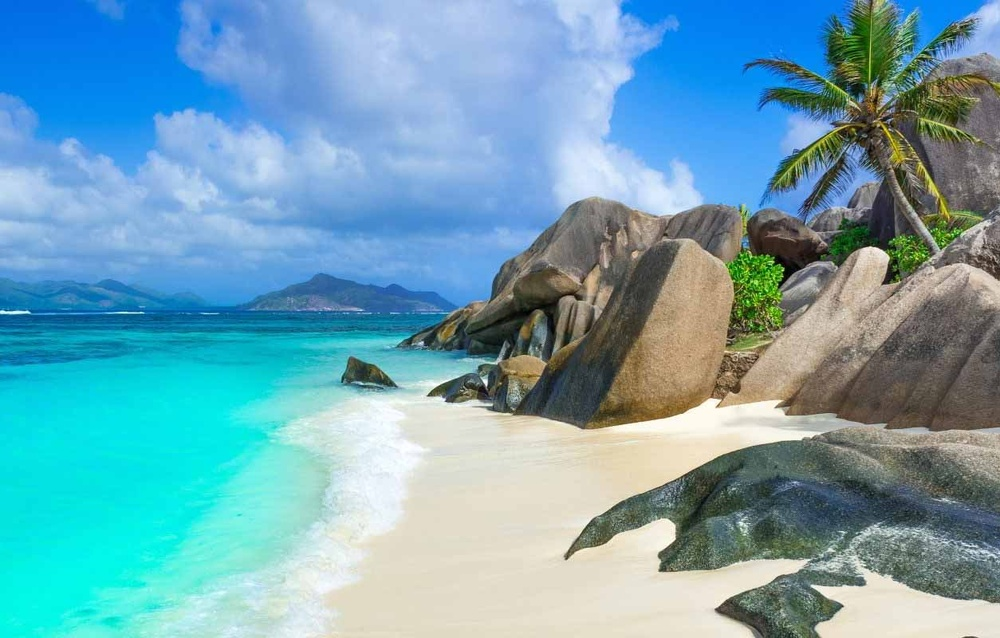
#> input picture Notebooks/images/beach.jpg, 1000 x 638 px, shrunk from 1254 x 800 before the run
$ jupyter execute '2. CV. Splitting Color Channels.ipynb'   (shell and % lines are left out)
#> lines starting #> are read from the running program, lines starting #| are printed output that depends on the picture
# Splitting color channels

A color image consists of multiple channels: a Red, a Green, and a Blue component. We have seen that we can access these components via indexing into NumPy arrays. We will split the colors of a beach image.

### Import resources

[cell 1]
import numpy as np
import matplotlib.pyplot as plt
import cv2

### Read in an image

[cell 2]
# Read and display the image
image = cv2.imread('images/beach.jpg')
#> image is the input picture: shape (638, 1000, 3); mean B, G, R 180.9, 164.5, 112.4
image = cv2.cvtColor(image, cv2.COLOR_BGR2RGB)

plt.imshow(image)

### RGB channels with a 1D map

Visualize the levels of each color channel for a 1d map, i.e, grayscale.

[cell 3]
# Isolate RGB channels

r = image[:,:,0]
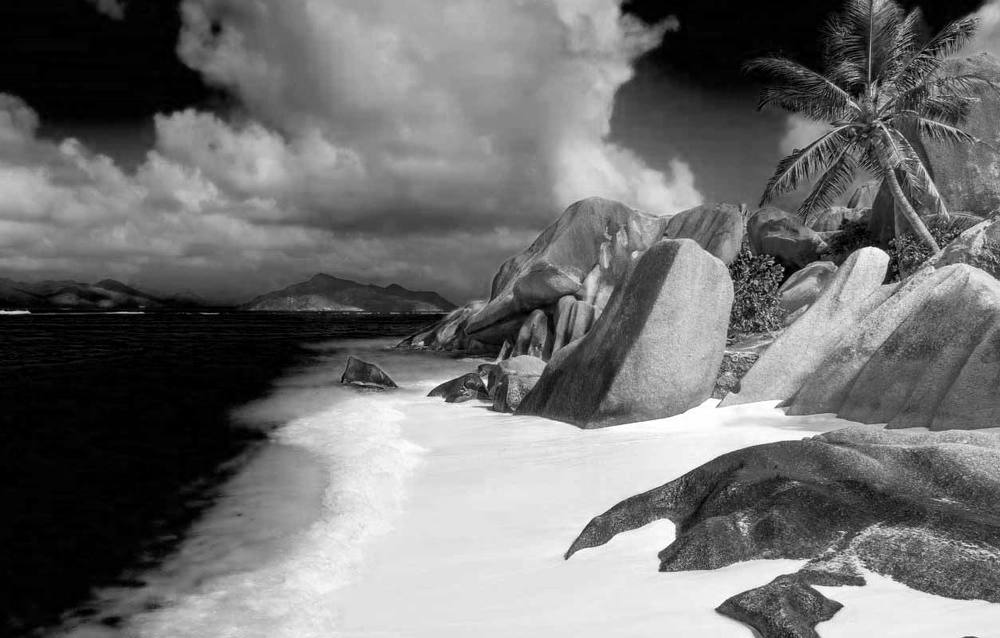
#> r: shape (638, 1000); min 0, max 255, mean 112.4
g = image[:,:,1]
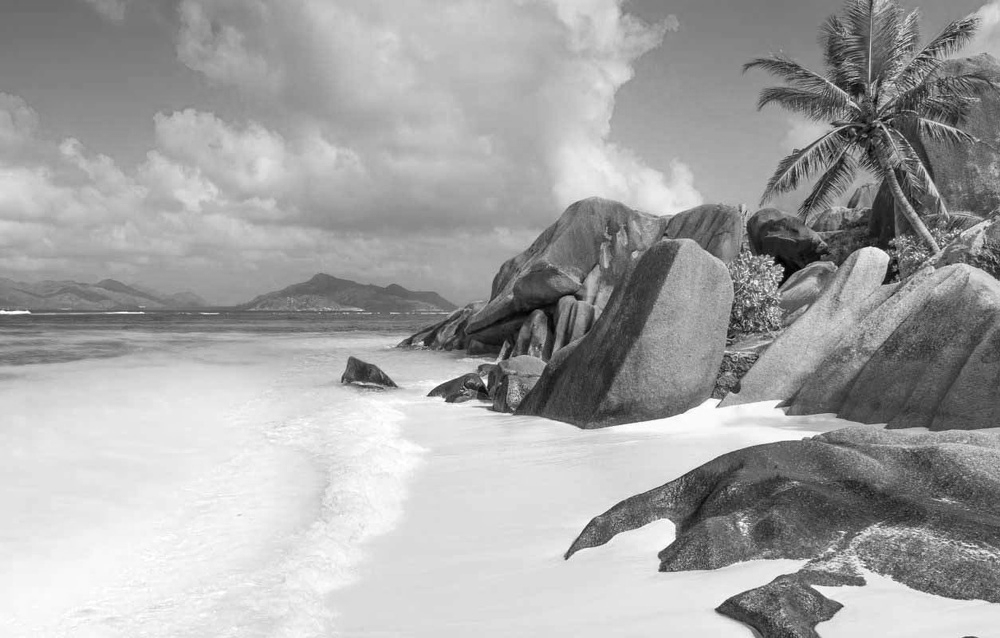
#> g: shape (638, 1000); min 0, max 255, mean 164.5
b = image[:,:,2]
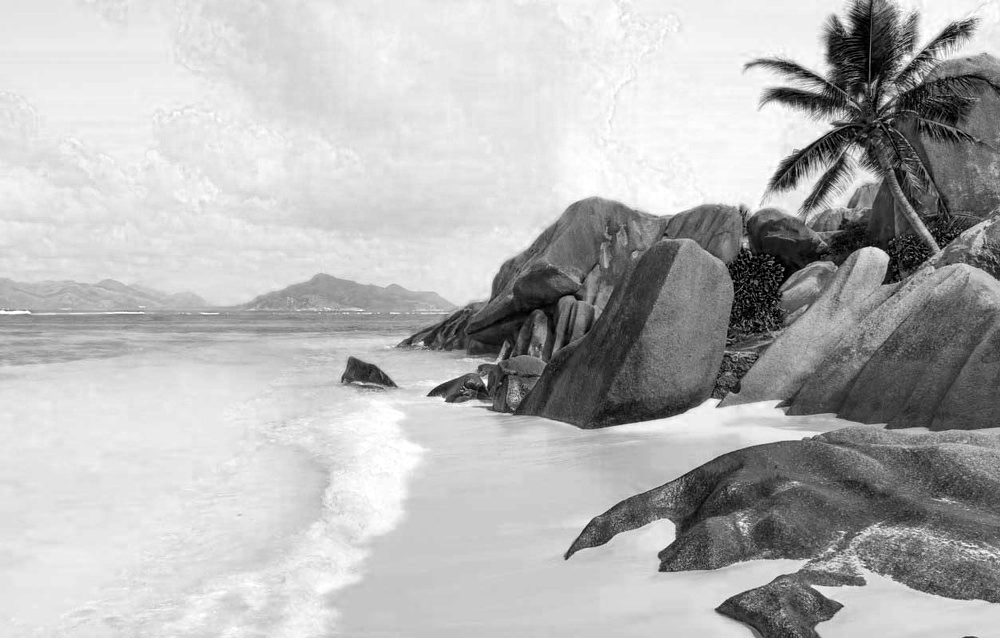
#> b: shape (638, 1000); min 0, max 255, mean 180.9

# Display each color in a grayscale map

f, (ax1, ax2, ax3) = plt.subplots(1, 3, figsize=(20,10))
ax1.set_title('R channel')
ax1.imshow(r, cmap='gray')
ax2.set_title('G channel')
ax2.imshow(g, cmap='gray')
ax3.set_title('B channel')
ax3.imshow(b, cmap='gray')
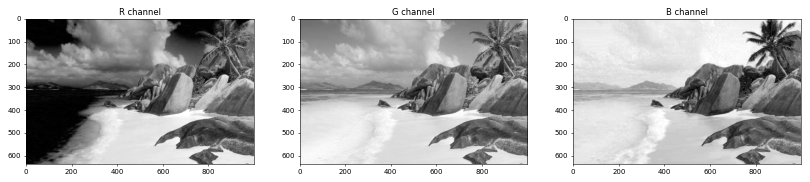
#> figure drawn by matplotlib, 3 panels

### RGB channels with a 3D map

Visualize the levels of each color channel for a 3d map, i.e, only red, green, or blue.

[cell 4]
# Visualize the individual color channels

names = ['R Channel', 'G Channel', 'B Channel']
figure, plots = plt.subplots(1, 3, figsize=(20,10))

for i, subplot, name in zip(range(3), plots, names):
    temp = np.zeros(image.shape, dtype='uint8')
    temp[:,:,i] = image[:,:,i]
    subplot.set_title(name)
    subplot.imshow(temp)
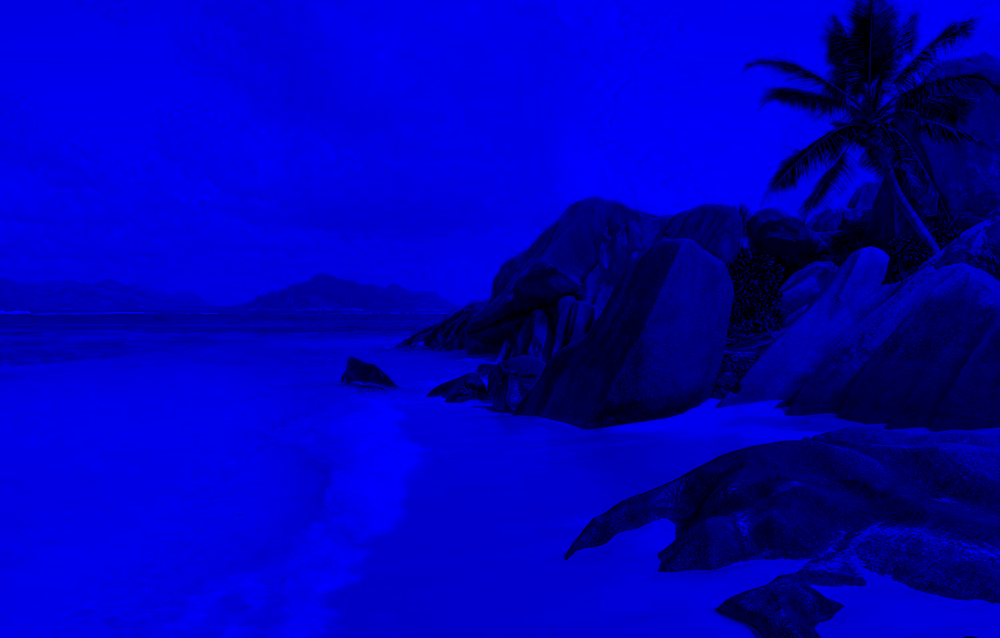
#> temp: shape (638, 1000, 3); mean R, G, B 0, 0, 180.9
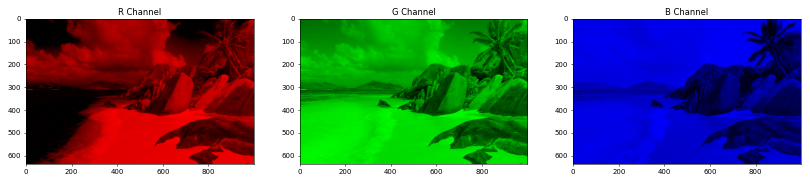
#> figure drawn by matplotlib, 3 panels

$ run again, with Notebooks/images/birds.jpg copied over Notebooks/images/beach.jpg
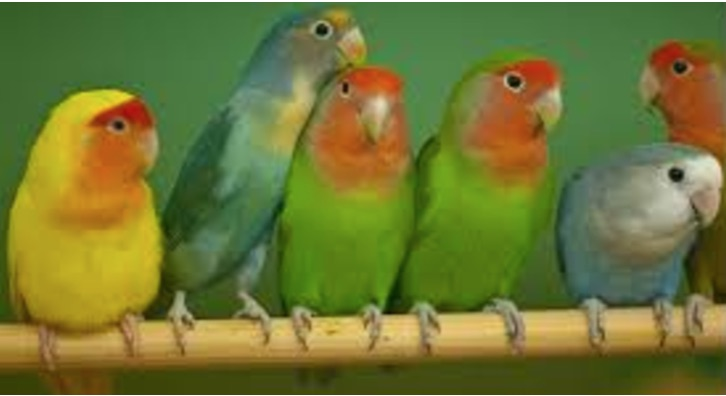
#> input picture Notebooks/images/birds.jpg, 726 x 396 px
#> image is the input picture: shape (396, 726, 3); mean B, G, R 52.2, 118.2, 111.1
#> after the loop `for i, subplot, name in zip(range(3), plots, names):`:
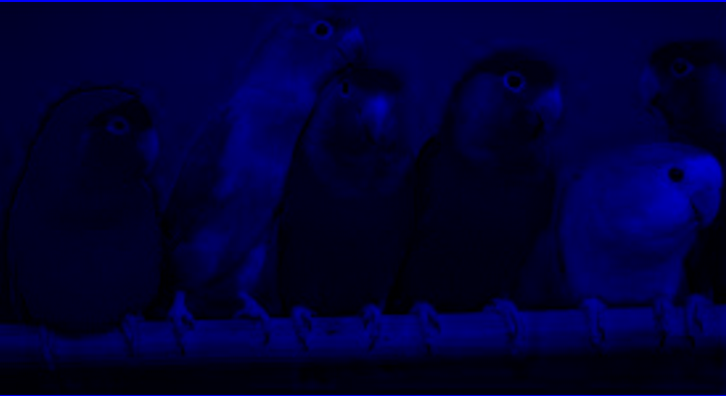
#> temp: shape (396, 726, 3); mean R, G, B 0, 0, 52.2
#> `[cell 4] # Visualize the individual color channels  names = ['R Channe..`:
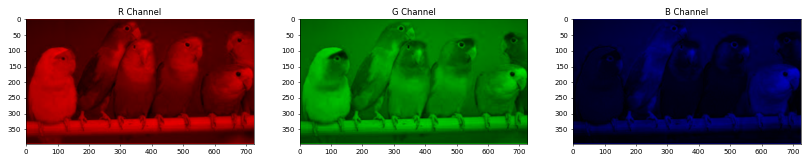
#> figure drawn by matplotlib, 3 panels

$ run again, with Notebooks/images/blox.jpg copied over Notebooks/images/beach.jpg
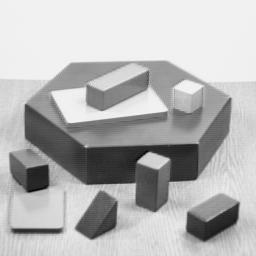
#> input picture Notebooks/images/blox.jpg, 256 x 256 px
#> image is the input picture: shape (256, 256, 3); min 0, max 252, mean 182.8
#> after the loop `for i, subplot, name in zip(range(3), plots, names):`:
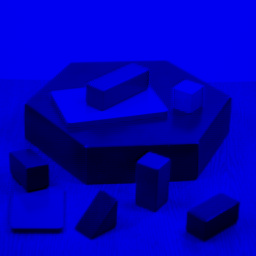
#> temp: shape (256, 256, 3); mean R, G, B 0, 0, 182.8
#> `[cell 4] # Visualize the individual color channels  names = ['R Channe..`:
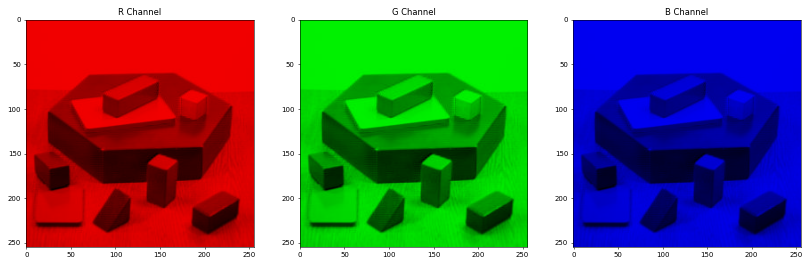
#> figure drawn by matplotlib, 3 panels
